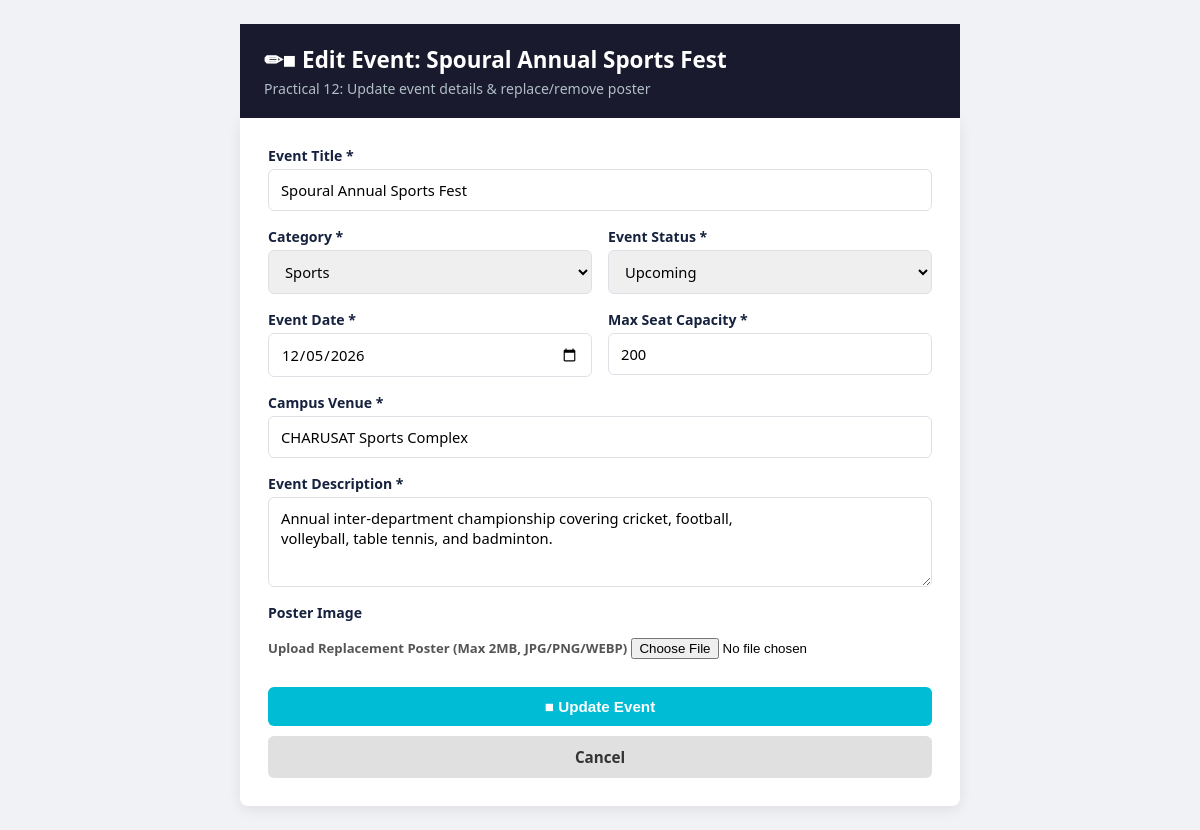
/edit_event.php?id=3, run on the app's committed database.
### tables this page shows
CREATE TABLE IF NOT EXISTS `events` (
  `id` INT AUTO_INCREMENT PRIMARY KEY,
  `title` VARCHAR(150) NOT NULL,
  `category` VARCHAR(50) NOT NULL,
  `description` TEXT NOT NULL,
  `event_date` DATE NOT NULL,
  `venue` VARCHAR(100) NOT NULL,
  `max_participants` INT UNSIGNED NOT NULL DEFAULT 100,
  `poster_url` VARCHAR(255) DEFAULT NULL,
  `status` ENUM('upcoming', 'completed', 'cancelled') NOT NULL DEFAULT 'upcoming',
  `created_at` TIMESTAMP DEFAULT CURRENT_TIMESTAMP,
  INDEX `idx_event_date` (`event_date`),
  INDEX `idx_category` (`category`),
  INDEX `idx_status` (`status`)
);

### edit_event.php (the view, shortened to what this page needs)
<?php
$id = (int)($_GET['id'] ?? $_POST['id'] ?? 0);
$event = null;
try {
    $pdo = getDBConnection();
    $stmt = $pdo->prepare("SELECT * FROM events WHERE id = ? LIMIT 1");
    $stmt->execute([$id]);
    $event = $stmt->fetch();
} catch (Exception $e) {
    $_SESSION['flash_error'] = "Database error: " . $e->getMessage();
    header('Location: index.php');
    exit;
}
?>
<!DOCTYPE html>
<html lang="en">
<head>
</head>
<body>
    <div class="container">
        <header>
            <h1>✏■ Edit Event: <?= htmlspecialchars($event['title']) ?></h1>
            <p>Practical 12: Update event details & replace/remove poster</p>
        </header>
        <div class="card" style="border-radius: 0 0 var(--radius) var(--radius);">
            <form method="POST" action="edit_event.php?id=<?= $id ?>" enctype="multipart/form-data" novalidate>
                <div class="form-grid">
                    <div class="form-group full-width">
                        <label for="title">Event Title *</label>
                        <input type="text" id="title" name="title" value="<?= htmlspecialchars($event['title']) ?>"
required>
                    </div>
                    <div class="form-group">
                        <label for="category">Category *</label>
                        <select id="category" name="category" required>
                            <option value="Sports" <?= $event['category'] === 'Sports' ? 'selected' : '' ?>>Sports</
option>
                            <option value="Cultural" <?= $event['category'] === 'Cultural' ? 'selected' : ''
?>>Cultural</option>
                        </select>
                    </div>
                    <div class="form-group">
                        <label for="status">Event Status *</label>
                        <select id="status" name="status" required>
                            <option value="upcoming" <?= $event['status'] === 'upcoming' ? 'selected' : ''
?>>Upcoming</option>
                        </select>
                    </div>
                    <div class="form-group">
                        <label for="event_date">Event Date *</label>
                        <input type="date" id="event_date" name="event_date" value="<?= htmlspecialchars($event[
'event_date']) ?>" required>
                    </div>
                    <div class="form-group">
                        <label for="max_participants">Max Seat Capacity *</label>
                        <input type="number" id="max_participants" name="max_participants" min="1" max="5000"
                               value="<?= htmlspecialchars((string)$event['max_participants']) ?>" required>
                    </div>
                    <div class="form-group full-width">
                        <label for="venue">Campus Venue *</label>
                        <input type="text" id="venue" name="venue" value="<?= htmlspecialchars($event['venue']) ?>"
required>
                    </div>
                    <div class="form-group full-width">
                        <label for="description">Event Description *</label>
                        <textarea id="description" name="description" required><?= htmlspecialchars($event[
'description']) ?></textarea>
                    </div>
                    <div class="form-group full-width">
                        <label>Poster Image</label>
                        <div style="margin-top: 10px;">
                            <label for="poster" style="font-size:0.82rem; color:#555;">Upload Replacement Poster (Max
2MB, JPG/PNG/WEBP)</label>
                            <input type="file" id="poster" name="poster" accept=".jpg,.jpeg,.png,.webp" style="margin-
top:4px;">
                        </div>
                    </div>
                    <div class="form-group full-width btn-group">
                        <button type="submit" class="btn btn-save">■ Update Event</button>
                        <a href="index.php" class="btn btn-cancel">Cancel</a>
                    </div>
                </div>
            </form>
        </div>
    </div>
</body>
</html>

### edit_event.php (style rules this page uses)
:root { --color-primary: #1a1a2e; --color-primary-lt: #16213e; --color-accent: #00bcd4; --color-accent-dark: #0097a7; --color-bg: #f0f2f5; --color-card: #ffffff; --color-danger: #c62828; --color-danger-bg: #ffcdd2; --color-border: #dde1e6; --radius: 8px; --shadow: 0 4px 14px rgba(0,0,0,0.08); --font-sans: 'Segoe UI', Tahoma, Geneva, Verdana, sans-serif; }
* { box-sizing: border-box; }
body { font-family: var(--font-sans); background: var(--color-bg); margin: 0; padding: 24px 16px; }
.container { max-width: 720px; margin: 0 auto; }
.card { background: var(--color-card); border-radius: var(--radius); padding: 28px; box-shadow: var(--shadow); }
header { background: var(--color-primary); color: #fff; padding: 20px 24px; border-radius: var(--radius) var(- -radius) 0 0; }
header h1 { margin: 0 0 4px; font-size: 1.4rem; }
header p { margin: 0; color: #b0bec5; font-size: 0.88rem; }
.form-grid { display: grid; grid-template-columns: 1fr 1fr; gap: 16px; }
.full-width { grid-column: 1 / -1; }
.form-group { display: flex; flex-direction: column; gap: 4px; }
label { font-size: 0.88rem; font-weight: 600; color: var(--color-primary-lt); }
input[type="text"], input[type="date"], input[type="number"], select, textarea { padding: 10px 12px; border: 1px solid var(--color-border); border-radius: 6px; font-size: 0.92rem; outline: none; font-family: inherit; }
textarea { resize: vertical; min-height: 90px; }
.btn-group { display: flex; gap: 10px; margin-top: 12px; }
.btn { padding: 11px 20px; border-radius: 6px; font-weight: 600; font-size: 0.95rem; cursor: pointer; border: none; text-decoration: none; }
.btn-save { background: var(--color-accent); color: #fff; flex: 1; }
.btn-cancel { background: #e0e0e0; color: #333; text-align: center; }

### data on the page
events: title "Spoural Annual Sports Fest", category "Sports", status "Upcoming", event_date "12/05/2026", max_participants "200", venue "CHARUSAT Sports Complex", description "Annual inter-department championship covering cricket, football, volleyball, table tennis, and badminton."
